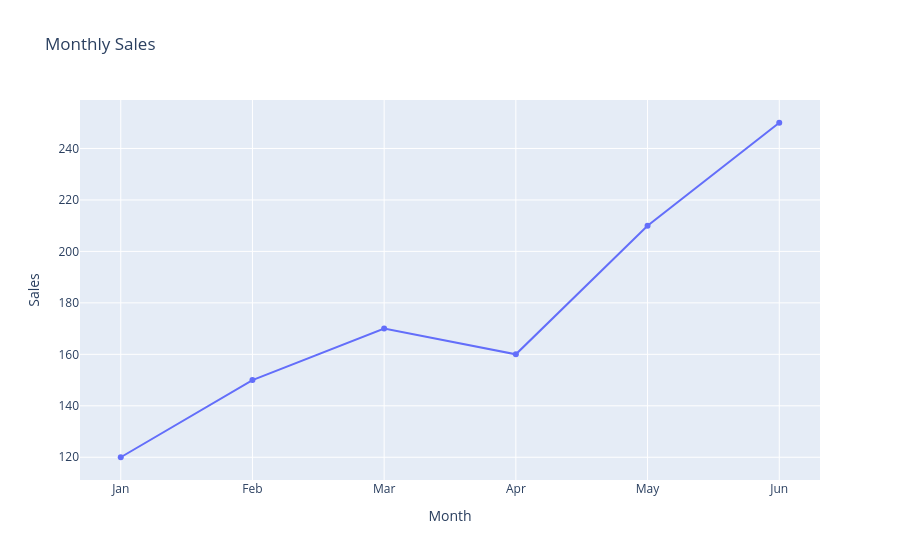

The notebook cell this image was saved under:
### Code cell
px.line(df, x='Month', y='Sales', title='Monthly Sales', markers=True)

### Figure 1 — Plotly figure (JSON) as saved in the notebook; plotly's stock layout.template omitted (floating-point values rounded to 4 significant figures)
{"data": [{"hovertemplate": "Month=%{x}<br>Sales=%{y}<extra></extra>", "legendgroup": "", "line": {"color": "#636efa", "dash": "solid"}, "marker": {"symbol": "circle"}, "mode": "lines+markers", "name": "", "orientation": "v", "showlegend": false, "type": "scatter", "x": ["Jan", "Feb", "Mar", "Apr", "May", "Jun"], "xaxis": "x", "y": [120, 150, 170, 160, 210, 250], "yaxis": "y"}], "layout": {"legend": {"tracegroupgap": 0}, "title": {"text": "Monthly Sales"}, "xaxis": {"anchor": "y", "domain": [0, 1], "title": {"text": "Month"}}, "yaxis": {"anchor": "x", "domain": [0, 1], "title": {"text": "Sales"}}}}
